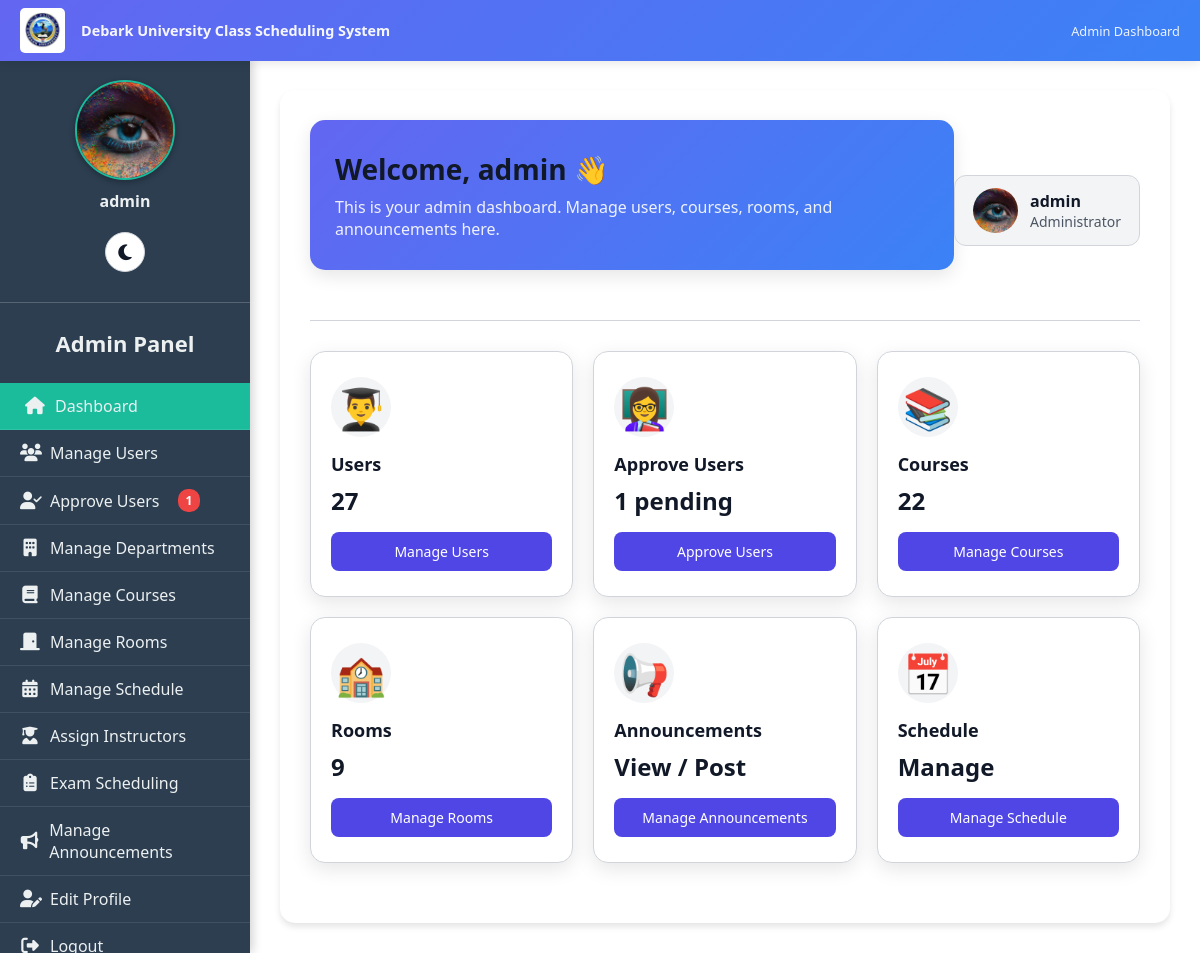
Page /admin/dashboard.php (signed in) on the committed database.
### tables this page shows
CREATE TABLE `users` (
  `user_id` int(11) NOT NULL,
  `username` varchar(50) NOT NULL,
  `password` varchar(255) NOT NULL,
  `full_name` varchar(100) NOT NULL,
  `student_id` varchar(50) DEFAULT NULL,
  `email` varchar(100) DEFAULT NULL,
  `role` enum('admin','instructor','student','department_head') NOT NULL,
  `department_id` int(11) DEFAULT NULL,
  `year` varchar(10) DEFAULT NULL,
  `created_at` timestamp NOT NULL DEFAULT current_timestamp(),
  `profile_picture` varchar(255) DEFAULT NULL,
  `email_verified` tinyint(1) DEFAULT 0,
  `verification_token` varchar(255) DEFAULT NULL,
  `is_approved` tinyint(1) DEFAULT 0,
  `is_verified` tinyint(1) NOT NULL DEFAULT 0,
  `id_number` varchar(20) DEFAULT NULL
);

### public/admin/dashboard.php (the view, shortened to what this page needs)
<?php
require __DIR__ . '/../../includes/db.php';
include __DIR__ . '/../includes/darkmode.php';
$user_stmt = $pdo->prepare("SELECT username, email, profile_picture FROM users WHERE user_id=?");
$user_stmt->execute([$_SESSION['user_id']]);
$current_user = $user_stmt->fetch();
function getAdminProfilePicturePath($profile_picture) {
    $locations = [
        __DIR__ . '/../uploads/admin/' . $profile_picture,
        __DIR__ . '/../uploads/' . $profile_picture,
        __DIR__ . '/../../uploads/' . $profile_picture,
        'uploads/admin/' . $profile_picture,
        '../uploads/admin/' . $profile_picture,
        'uploads/' . $profile_picture,
        '../uploads/' . $profile_picture,
    ];
    foreach ($locations as $location) {
        if (file_exists($location)) {
            if (strpos($location, '/admin/') !== false) {
                return '../uploads/admin/' . $profile_picture;
            } elseif (strpos($location, 'uploads/admin/') !== false) {
                return 'uploads/admin/' . $profile_picture;
            } elseif (strpos($location, '../uploads/') !== false) {
                return '../uploads/' . $profile_picture;
            } elseif (strpos($location, 'uploads/') !== false) {
                return 'uploads/' . $profile_picture;
            }
        }
    }
    return '../assets/default_profile.png';
}
$profile_img_path = getAdminProfilePicturePath($current_user['profile_picture'] ?? '');
$total_students = $pdo->query("SELECT COUNT(*) FROM users WHERE role='student'")->fetchColumn();
$total_faculty  = $pdo->query("SELECT COUNT(*) FROM users WHERE role='faculty'")->fetchColumn();
$total_courses  = $pdo->query("SELECT COUNT(*) FROM courses")->fetchColumn();
$total_rooms    = $pdo->query("SELECT COUNT(*) FROM rooms")->fetchColumn();
$pending_approvals = $pdo->query("SELECT COUNT(*) FROM users WHERE is_approved=0 AND role IN ('student', 'faculty')")->fetchColumn();
$current_page = basename($_SERVER['PHP_SELF']);
?>
<!DOCTYPE html>
<html lang="en" data-theme="<?= $darkMode ? 'dark' : 'light' ?>">
<head>
<link rel="stylesheet" href="https://cdnjs.cloudflare.com/ajax/libs/font-awesome/6.4.0/css/all.min.css">
<link rel="stylesheet" href="../../assets/css/darkmode.css">
</head>
<body>
    <div class="university-header">
        <div class="header-left">
            <img src="../assets/images/dku logo.jpg" alt="Debark University Logo" class="dku-logo-img">
            <div class="system-title">Debark University Class Scheduling System</div>
        </div>
        <div class="header-right">
            Admin Dashboard
        </div>
    </div>
    <div class="sidebar" id="sidebar">
        <div class="sidebar-content">
            <div class="sidebar-profile">
                <img src="<?= htmlspecialchars($profile_img_path) ?>" alt="Profile Picture" id="sidebarProfilePic"
                     onerror="this.onerror=null; this.src='../assets/default_profile.png';">
                <p><?= htmlspecialchars($current_user['username']) ?></p>
            </div>
            <h2>Admin Panel</h2>
            <nav>
                <a href="dashboard.php" class="<?= $current_page=='dashboard.php'?'active':'' ?>">
                    <i class="fas fa-home"></i> Dashboard
                </a>
                <a href="manage_users.php" class="<?= $current_page=='manage_users.php'?'active':'' ?>">
                    <i class="fas fa-users"></i> Manage Users
                </a>
                <a href="approve_users.php" class="<?= $current_page=='approve_users.php'?'active':'' ?>">
                    <i class="fas fa-user-check"></i> Approve Users
                    <?php if($pending_approvals > 0): ?>
                        <span class="pending-badge"><?= $pending_approvals ?></span>
                    <?php endif; ?>
                </a>
                <a href="manage_departments.php" class="<?= $current_page=='manage_departments.php'?'active':'' ?>">
                    <i class="fas fa-building"></i> Manage Departments
                </a>
                <a href="manage_courses.php" class="<?= $current_page=='manage_courses.php'?'active':'' ?>">
                    <i class="fas fa-book"></i> Manage Courses
                </a>
                <a href="manage_rooms.php" class="<?= $current_page=='manage_rooms.php'?'active':'' ?>">
                    <i class="fas fa-door-closed"></i> Manage Rooms
                </a>
                <a href="manage_schedules.php" class="<?= $current_page=='manage_schedules.php'?'active':'' ?>">
                    <i class="fas fa-calendar-alt"></i> Manage Schedule
                </a>
                <a href="assign_instructors.php" class="<?= $current_page=='assign_instructors.php'?'active':'' ?>">
                    <i class="fas fa-user-graduate"></i> Assign Instructors
                </a>
                <a href="manage_exam_schedules.php" class="<?= $current_page=='manage_exam_schedules.php'?'active':'' ?>">
                    <i class="fas fa-clipboard-list"></i> Exam Scheduling
                </a>
                <a href="manage_announcements.php" class="<?= $current_page=='manage_announcements.php'?'active':'' ?>">
                    <i class="fas fa-bullhorn"></i> Manage Announcements
                </a>
                <a href="edit_profile.php" class="<?= $current_page=='edit_profile.php'?'active':'' ?>">
                    <i class="fas fa-user-edit"></i> Edit Profile
                </a>
                <a href="../logout.php">
                    <i class="fas fa-sign-out-alt"></i> Logout
                </a>
            </nav>
        </div>
    </div>
    <div class="main-content">
        <div class="content-wrapper">
            <div class="header">
                <div class="welcome-section">
                    <h1>Welcome, <?= htmlspecialchars($current_user['username']); ?> 👋</h1>
                    <p>This is your admin dashboard. Manage users, courses, rooms, and announcements here.</p>
                </div>
                <div class="user-info">
                    <img src="<?= htmlspecialchars($profile_img_path) ?>" alt="Profile" id="headerProfilePic"
                         onerror="this.onerror=null; this.src='../assets/default_profile.png';">
                    <div>
                        <div><?= htmlspecialchars($current_user['username']) ?></div>
                        <small>Administrator</small>
                    </div>
                </div>
            </div>
            <div class="management-cards">
                <div class="card">
                    <div class="card-icon">👨‍🎓</div>
                    <h3>Users</h3>
                    <p><?= $total_students + $total_faculty ?></p>
                    <a href="manage_users.php">Manage Users</a>
                </div>
                <div class="card">
                    <div class="card-icon">👩‍🏫</div>
                    <h3>Approve Users</h3>
                    <p><?= $pending_approvals ?> pending</p>
                    <a href="approve_users.php">Approve Users</a>
                </div>
                <div class="card">
                    <div class="card-icon">📚</div>
                    <h3>Courses</h3>
                    <p><?= $total_courses ?></p>
                    <a href="manage_courses.php">Manage Courses</a>
                </div>
                <div class="card">
                    <div class="card-icon">🏫</div>
                    <h3>Rooms</h3>
                    <p><?= $total_rooms ?></p>
                    <a href="manage_rooms.php">Manage Rooms</a>
                </div>
                <div class="card">
                    <div class="card-icon">📢</div>
                    <h3>Announcements</h3>
                    <p>View / Post</p>
                    <a href="manage_announcements.php">Manage Announcements</a>
                </div>
                <div class="card">
                    <div class="card-icon">📅</div>
                    <h3>Schedule</h3>
                    <p>Manage</p>
                    <a href="manage_schedule.php">Manage Schedule</a>
                </div>
            </div>
        </div>
    </div>
</body>
</html>

### public/assets/css/darkmode.css (style rules this page uses)
:root { --bg-primary: #ffffff; --bg-secondary: #f3f4f6; --bg-sidebar: #2c3e50; --bg-card: #ffffff; --bg-input: #ffffff; --text-primary: #111827; --text-secondary: #4b5563; --text-light: #6b7280; --text-sidebar: #ecf0f1; --border-color: #d1d5db; --shadow-color: rgba(0, 0, 0, 0.1); --hover-color: #f9fafb; --table-header: #34495e; --table-stripe: #f2f2f2; --success-bg: #dcfce7; --success-text: #166534; --error-bg: #fee2e2; --error-text: #991b1b; --warning-bg: #fef3c7; --warning-text: #92400e; --info-bg: #dbeafe; --info-text: #1e40af; }
body { background: var(--bg-primary); color: var(--text-primary); }
.sidebar { background: var(--bg-sidebar) !important; }
.sidebar a { color: var(--text-sidebar) !important; }
.sidebar a.active { background: #1abc9c !important; }
.main-content { background: var(--bg-primary); }
.card { background: var(--bg-card); color: var(--text-primary); }

### public/includes/darkmode.php (style rules this page uses)
:root { --bg-primary: #ffffff; --bg-secondary: #f3f4f6; --bg-sidebar: #2c3e50; --bg-card: #ffffff; --bg-input: #ffffff; --text-primary: #111827; --text-secondary: #4b5563; --text-light: #6b7280; --text-sidebar: #ecf0f1; --border-color: #d1d5db; --shadow-color: rgba(0, 0, 0, 0.1); --hover-color: #f9fafb; --table-header: #34495e; --table-stripe: #f2f2f2; }
body { background: var(--bg-primary); color: var(--text-primary); transition: background-color 0.3s ease, color 0.3s ease; }

### rows in the picture
users: profile_picture (picture), username "admin"

### other values in the picture
$pending_approvals "1"
$total_students + $total_faculty "27"
$total_courses "22"
$total_rooms "9"
